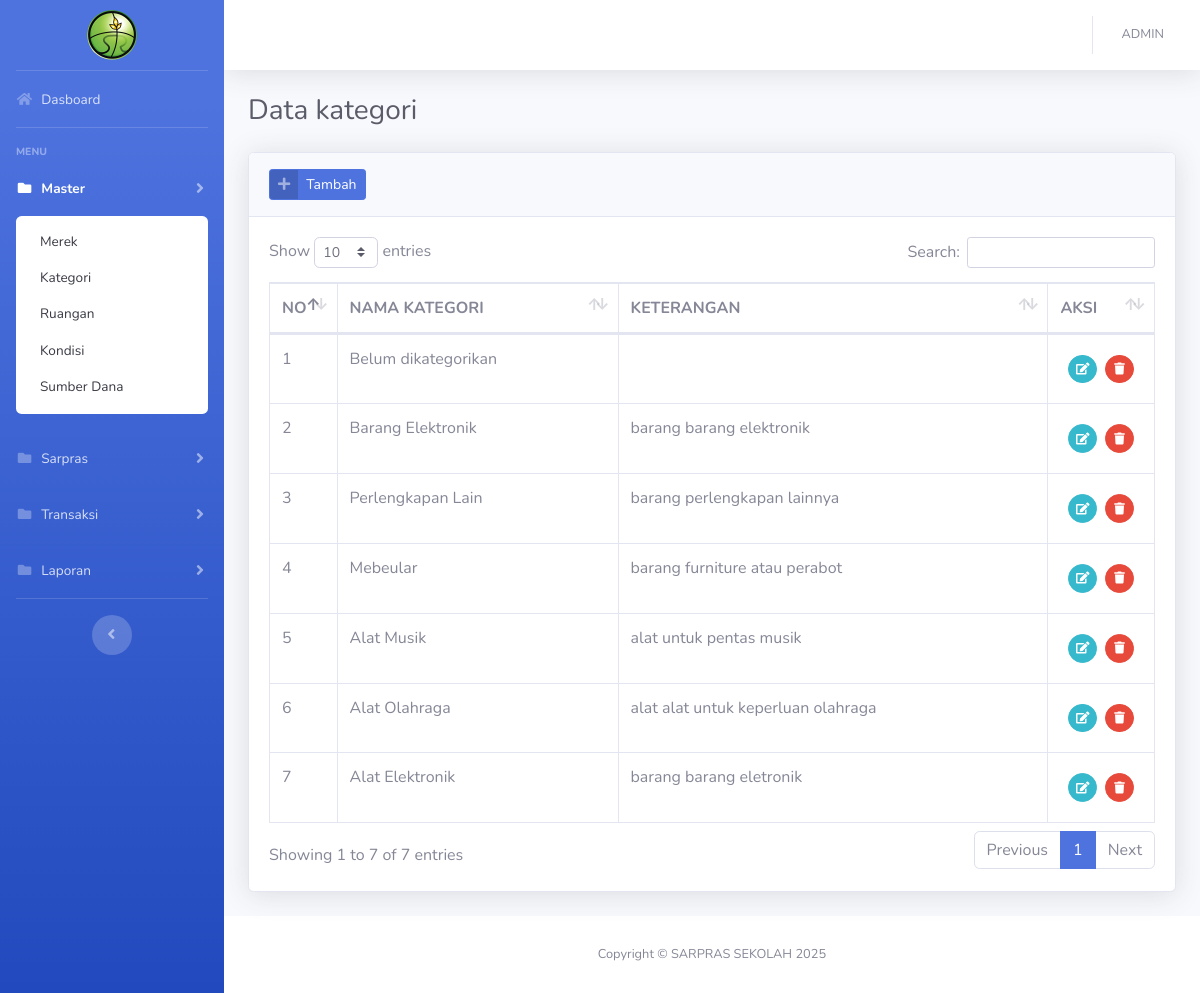
The page /?kategori (signed in) on the database its author committed.
### tables this page shows
CREATE TABLE `tb_kategori` (
  `id_kategori` int(11) NOT NULL,
  `nama_kategori` varchar(255) NOT NULL,
  `keterangan` varchar(255) NOT NULL
);

### config/function.php (called while the page is built, shortened)
<?php
function encrypt($str) {
return base64_encode($str);
}
function base_url($path = '') {
    $protocol = (!empty($_SERVER['HTTPS']) && $_SERVER['HTTPS'] !== 'off') ? "https://" : "http://";
    $host = $_SERVER['HTTP_HOST'];
    $scriptDir = rtrim(str_replace(basename($_SERVER['SCRIPT_NAME']), '', $_SERVER['SCRIPT_NAME']), '/');
    return $protocol . $host . $scriptDir . '/' . ltrim($path, '/');
}
?>

### views/master/kategori.php (the view, shortened to what this page needs)
<div class="container-fluid">
    <div class="d-sm-flex align-items-center justify-content-between mb-4">
        <h1 class="h3 mb-0 text-gray-800">Data kategori</h1>
    </div>
    <div class="card shadow mb-4">
        <div class="card-header py-3">
            <a href="#" class="btn btn-primary btn-icon-split btn-sm" data-toggle="modal" data-target="#kategoriModal"
                onclick="submit('add')">
                <span class="icon text-white-50">
                    <i class="fas fa-plus"></i>
                </span>
                <span class="text">Tambah</span>
            </a>
        </div>
        <div class="card-body">
            <div class="table-responsive">
                <table class="table table-bordered table-hover" id="dataTable" width="100%" cellspacing="0">
                    <thead>
                        <tr>
                            <th width="20">NO</th>
                            <th>NAMA KATEGORI</th>
                            <th>KETERANGAN</th>
                            <th width="50">AKSI</th>
                        </tr>
                    </thead>
                    <tbody>
                        <?php
                        $n=1;
                        $query = mysqli_query($con,"SELECT * FROM tb_kategori ORDER BY id_kategori DESC")or die(mysqli_error($con));
                        while($row = mysqli_fetch_array($query)):
                        ?>
                        <tr>
                            <td><?= $n++; ?></td>
                            <td><?= $row['nama_kategori']; ?></td>
                            <td><?= $row['keterangan']; ?></td>
                            <td>
                            <div class="d-inline-flex p-2">
                                <a href="#kategoriModal" data-toggle="modal" onclick="submit(<?=$row['id_kategori'];?>)"
                                    class="btn btn-sm btn-circle btn-info mr-2"><i class="fas fa-edit"></i></a>
                                <a href="<?=base_url();?>/process/process_kategori.php?act=<?=encrypt('delete');?>&id=<?=encrypt($row['id_kategori']);?>"
                                    class="btn btn-sm btn-circle btn-danger btn-hapus"><i class="fas fa-trash"></i></a>
                            </div>
                            </td>
                        </tr>
                        <?php endwhile; ?>
                    </tbody>
                </table>
            </div>
        </div>
    </div>
</div>

### rows shown on the page
tb_kategori: nama_kategori "Belum dikategorikan"
tb_kategori: nama_kategori "Barang Elektronik", keterangan "barang barang elektronik"
tb_kategori: nama_kategori "Perlengkapan Lain", keterangan "barang perlengkapan lainnya"
tb_kategori: nama_kategori "Mebeular", keterangan "barang furniture atau perabot"
tb_kategori: nama_kategori "Alat Musik", keterangan "alat untuk pentas musik"
tb_kategori: nama_kategori "Alat Olahraga", keterangan "alat alat untuk keperluan olahraga"
tb_kategori: nama_kategori "Alat Elektronik", keterangan "barang barang eletronik"

### other values the page prints
$_SESSION['username'] "ADMIN"
